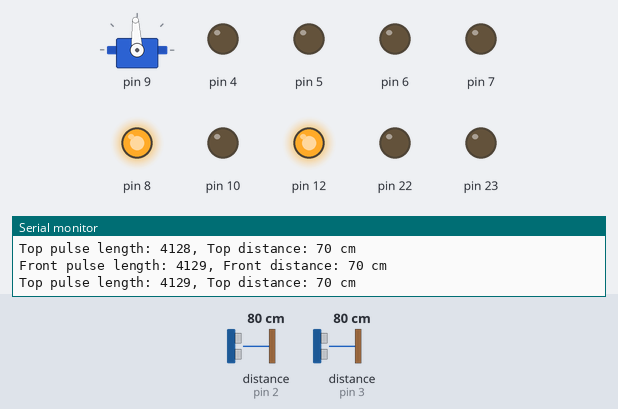
A sketch run on a simulated Arduino Uno, built with avr-gcc and run on an emulated ATmega328P. Shown: servo, output pins drawn as LEDs (lit = HIGH), the last lines printed to the serial monitor. Wiring (inferred from the names in the program): 2 × ultrasonic range finder: trigger pin 11, echo pin 2 / trigger pin 13, echo pin 3. The test bench sets the inputs (shaded band); at power-on: distance to the obstacle (sensors on pin 3, pin 2) 80 cm. The echo pulse lasts 58.3 µs per cm; servo pulses on a pin are drawn as a servo (544–2400 µs = 0–180°); pins used as bus, display or sensor lines are not drawn.

Above: at 0.9 s.
1.0 s: distance to the obstacle (sensor on pin 3) set to 15 cm
4.0 s: distance to the obstacle (sensor on pin 3) set to 11 cm
At 6.2 s:
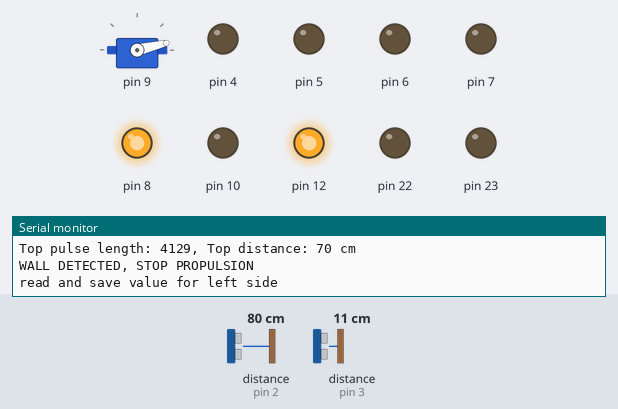
At 7.6 s:
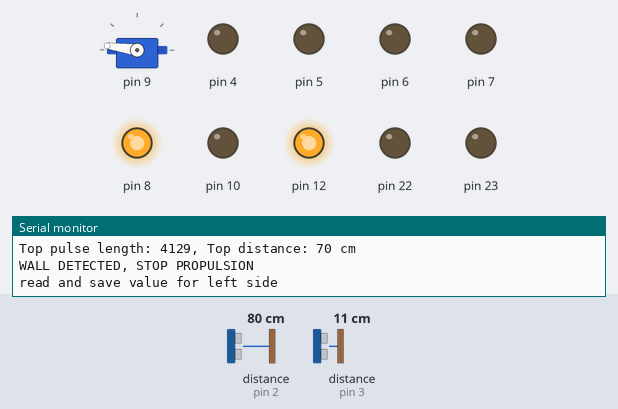
Timing chart, 0 to 13.0 s (numbered marks = the images above; inputs shaded):
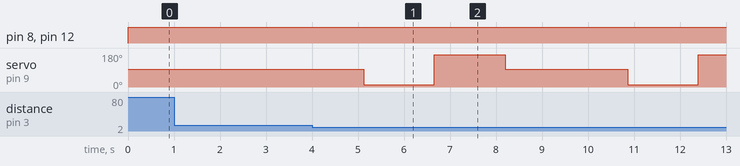

Measured:
- the behaviour switches between 13 and 12 cm on distance to the obstacle (sensor on pin 3) (found by bisection; images 0 and 1)
- after the input at 4.0 s, servo on pin 9: 93° → 13° after 1.1 s, → 172° 1.5 s later, → 93° 1.5 s later, → 13° 2.7 s later, … (5 changes in this stretch)

The sketch:

uss_with_motor.ino
```cpp
#include <avr/io.h>
#include "init_290.c"
#include <stdio.h>
#include <avr/delay.h>

//P13 ON BOARD
#define FRONT_TRIG_PIN PB5  // Trigger pin on PORTB; OC2A
#define FRONT_ECHO_PIN PD3  // Echo pin on PORTB; INT0

//P6 ON BOARD
#define TOP_TRIG_PIN PB3
#define TOP_ECHO_PIN PD2

//SERVO IS P9 ON BOARD

//VARIABLES~~~~~~~~~~~~~~~~~~~~~~~~~~~~~~~~~~~~~~~~~~~~~~~~~~~~~~~~~~~~~~~~~~~~~~~~~~~~~~~~~~~~~~~~~~~~~~~~~~~~~~~~~~~~~~~~~~~~~~~~~~~~~~~~~~~~~~~~~~~~~~~~~~~~~~~~~~~~~~~~~~~~~~~~~~~~~~~~~~~~~~~~~~~~~~~~~~~~~~~~~~~~~~~~~~~~~~~~~
static volatile long front_pulse, top_pulse;
static volatile long front_distance, top_distance;


//UART~~~~~~~~~~~~~~~~~~~~~~~~~~~~~~~~~~~~~~~~~~~~~~~~~~~~~~~~~~~~~~~~~~~~~~~~~~~~~~~~~~~~~~~~~~~~~~~~~~~~~~~~~~~~~~~~~~~~~~~~~~~~~~~~~~~~~~~~~~~~~~~~~~~~~~~~~~~~~~~~~~~~~~~~~~~~~~~~~~~~~~~~~~~~~~~~~~~~~~~~~~~~~~~~~~~~~~~~~

//UART start transmission function
void send_reading(char data) {
  while (!(UCSR0A & (1 << UDRE0))); // Wait until the buffer is empty
  UDR0 = data; // Send received char to UDR0 (Data register)
}

// send string to transmission function
void send_string(const char* str) { // send string to send function
  while (*str) { // while string not empty
    send_reading(*str++); //send string to send_Readin
  }
}

//USS~~~~~~~~~~~~~~~~~~~~~~~~~~~~~~~~~~~~~~~~~~~~~~~~~~~~~~~~~~~~~~~~~~~~~~~~~~~~~~~~~~~~~~~~~~~~~~~~~~~~~~~~~~~~
void USS_INIT(){
  //front USS
  DDRB |= (1 << FRONT_TRIG_PIN); // Set TRIG_PIN as output
  DDRD &= ~(1 << FRONT_ECHO_PIN); // Set ECHO_PIN as input

  //top USS
  DDRB |= (1 << TOP_TRIG_PIN); // Set TRIG_PIN as output
  DDRD &= ~(1 << TOP_ECHO_PIN); // Set ECHO_PIN as input
}


void trigger_sensor(int TRIG_PIN){ //TRIG_PIN is a variable in this case to use the same function twice
  PORTB &= ~(1 << TRIG_PIN);
  _delay_us(2);

  // Send a 10µs pulse to the trigger pin
  PORTB |= (1 << TRIG_PIN);
  _delay_us(10);
  PORTB &= ~(1 << TRIG_PIN);
}

long pulse_length(int ECHO_PIN) //ECHO_PIN is a variable in this case to use the same function twice
{
  long duration = 0;

  while (!(PIND & (1 << ECHO_PIN)));

  while (PIND & (1 << ECHO_PIN)) {
    duration++;
    _delay_us(0.05);

    if(duration == 40000){ //overflow at  686 cm idk you can change this, stops unnecessary waiting
      return duration;
    }
  }

  return duration;
}

uint32_t getDistance(long pulse){
  return ((pulse * 0.0343) / 2);
}

//MOTOR~~~~~~~~~~~~~~~~~~~~~~~~~~~~~~~~~~~~~~~~~~~~~~~~~~~~~~~~~~~~~~~~~~~~~~~~~~~~~~~~~~~~~~~~~~~~~~~~~~~~~~~~~~~~
void set_servo_position(int yaw){
    OCR1A = Servo_angle[yaw];
}

//MAIN CODE~~~~~~~~~~~~~~~~~~~~~~~~~~~~~~~~~~~~~~~~~~~~~~~~~~~~~~~~~~~~~~~~~~~~~~~~~~~~~~~~~~~~~~~~~~~~~~~~~~~~~~~~~~~~~~~~~~~~~~~~~~~~~~~~~~~~~~~~~~~~~~~~~~~~~~~~~~~~~~~~~~~~~~~~~~~~~~~~~~~~~~~~~~~~~~~~~~~~~~~~~~~~~~~~~~~~~~~~~
int main(void)
{
    gpio_init();
    USS_INIT(); //Initialize US sensor
    uart_init(9600); //Initialize Uart
    timer1_50Hz_init(0); //in init_290.c, initialize pwm for servo

    char buffer[128];
    snprintf(buffer, sizeof(buffer), "BOTH FANS ON\n\r");
    send_string(buffer);

    while (1) //constantly loops while the power is on
    {
      _delay_ms(5);
      //front ultrasonic sensor
      trigger_sensor(FRONT_TRIG_PIN); //sends pulse to the trigger
      front_pulse = pulse_length(FRONT_ECHO_PIN); //see how long the pulse takes to get to the echo
      front_distance = getDistance(front_pulse); //calculate the distance

      _delay_ms(5);
      //top ultrasonic sensor
      trigger_sensor(TOP_TRIG_PIN); //sends pulse to the trigger
      top_pulse = pulse_length(TOP_ECHO_PIN); //see how long the pulse takes to get to the echo
      top_distance = getDistance(top_pulse); //calculate the distance

      if(top_distance <= 40){ //first check if the top is detected since most important
        _delay_ms(500);
        snprintf(buffer, sizeof(buffer), "TOP BAR DETECTED, STOP ALL FANS\n\r");
        send_string(buffer);

        return 0;
      }
      else if(front_distance <= 10){ //second check the front if its in front of a wall
        _delay_ms(500); // delete after this is just to read
        snprintf(buffer, sizeof(buffer), "WALL DETECTED, STOP PROPULSION\n\r");
        send_string(buffer);

        //turn left
        _delay_ms(500); // delete after this is just to read
        set_servo_position(1); //turn servo all the way left
        _delay_ms(1000); //pause for sensor to get data?? dont know if we need yet
        snprintf(buffer, sizeof(buffer), "read and save value for left side\n\r");
        send_string(buffer);

        //turn right
        _delay_ms(500); // delete after this is just to read
        set_servo_position(254); //turn servo all the way left
        _delay_ms(1000);//pause for sensor to get data?? dont know if we need yet
        snprintf(buffer, sizeof(buffer), "read and save value for right side\n\r");
        send_string(buffer);


        //if statement to compare which is best
        _delay_ms(500); // delete after this is just to read
        set_servo_position(127); //return to middle
        _delay_ms(1000);//pause for sensor to get data?? dont know if we need yet
        snprintf(buffer, sizeof(buffer), "PROPULSION FAN BACK ON\n\r");
        send_string(buffer);

        _delay_ms(500); // delete after this is just to read
      }


      //THESE TWO PRINTS CAN BE DELETED FOR THE FINAL THING. JUST USED TO SEE WHAT HAPPENS WHEN TESTING~~~~~~~~~~~~~~~~~~~~~~~~~~~~~~~~~~~~~~~~~~~~~~~~~
      //sending data to terminal
      snprintf(buffer, sizeof(buffer), "Front pulse length: %ld, Front distance: %ld cm\n\r", front_pulse, front_distance);
      send_string(buffer);

      //sending data to terminal
      snprintf(buffer, sizeof(buffer), "Top pulse length: %ld, Top distance: %ld cm\n\r", top_pulse, top_distance);
      send_string(buffer);
      //~~~~~~~~~~~~~~~~~~~~~~~~~~~~~~~~~~~~~~~~~~~~~~~~~~~~~~~~~~~~~~~~~~~~~~~~~~~~~~~~~~~~~~~~~~~~~~~~~~~~~~~~~~~~~~~~~~~~~~~~~~~~~~~~~~~~~~~~~~~~~~~~
    }

    return 0; //end
}
```

init_290.c
```cpp
// For H/W version 3.10
// July 2022

#include "init_290.h"
#include <avr/interrupt.h>
#include <stdlib.h>

// Constant for Timer1 50 Hz PWM (ICR mode)
#define PWM_TOP 2500

// Converter of [0;255] range of x to [0,PWM_top] range for OCR of Timer1 (16 bit)
#define D1B(x) (uint16_t)(((x)*(uint32_t)(PWM_top))>>8)


// #define BAUD 57600UL
#ifndef F_CPU
#define F_CPU 16000000
#endif //F_CPU

#define BAUD 9600UL
#define UBRR ((F_CPU)/((BAUD)*(16UL))-1)

#define SCL_CLOCK 100000L

const uint16_t Servo_angle [256]={ //  +/-90 degrees
85,85,85,85,85,85,85,85,85,85,85,85,85,85,85,85, // 0...15
108,108,108,108,108,108,108,108,108,108,108,108,108,108,108,108, // 16...31 0.9ms pulse(108)
119,119,119,119,119,119,119,119,119,119,119,119,119,119,119,119, // 32...47
131,131,131,131,131,131,131,131,131,131,131,131,131,131,131,131, // 48...63
142,142,142,142,142,142,142,142,142,142,142,142,142,142,142,142, // 64...79
154,154,154,154,154,154,154,154,154,154,154,154,154,154,154,154, // 80...95
165,165,165,165,165,165,165,165,165,165,165,165,165,165,165,165, // 96...111
177,177,177,177,177,177,177,177,177,177,177,177,188,188,188,188, // center - 1.5ms pulse (188) 112...127
188,188,188,188,198,198,198,198,198,198,198,198,198,198,198,198, // 128...143
208,208,208,208,208,208,208,208,208,208,208,208,208,208,208,208, // 143...159
218,218,218,218,218,218,218,218,218,218,218,218,218,218,218,218, // 160...175
228,228,228,228,228,228,228,228,228,228,228,228,228,228,228,228, // 175...191
238,238,238,238,238,238,238,238,238,238,238,238,238,238,238,238, // 192...207
248,248,248,248,248,248,248,248,248,248,248,248,248,248,248,248, // 208...223
270,270,270,270,270,270,270,270,270,270,270,270,270,270,270,270, // 224...239
290,290,290,290,290,290,290,290,290,290,290,290,290,290,290,290  // 240...255
};


void gpio_init() {
  cli();
  DDRB = (~(1 << PB3) | (1 << PB2) | (1 << PB1)); // PB3-PB1 are set as outputs for PWM
  PORTB=((1<<PB5)|(1<<PB4)|(1<<PB3)|(1<<PB0)); //enablet pull-up resistors on PB5, PB4 and PB0; PB3-HI (D3 OFF), PB2 and PB1 are set to LOW

  DDRC=0; // all pins are inputs. Not really needed as 0 is default value.
  PORTC=((1<<PC4)|(1<<PC4)); // temporary pulling up TWI pins. The pins' function will be overriden once TWI is enabled.
  DIDR0=((1<<PC3)|(1<<PC2)|(1<<PC1)|(1<<PC0)); // disable digital inputs on analog pins.


  DDRD=(1<<PD7)| (1<<PD2) /*Echo pin output*/|(1<<PD6)|(1<<PD5)|(1<<PD4)|(1<<PD1); //Set PD1 (TX) and PD7-PD4 (power control) as outputs.
  PORTD=((1<<PD1)|(1<<PD3)); // Set PD1(TX) to HIGH (idle) and enable pull-ups on PD3 and PD2.
  sei();
} //end gpio_init


void uart_tx_init() {
  UBRR0H = (uint8_t)((UBRR)>>8); // Set the UART speed as defined by UBRR
  UBRR0L = (uint8_t)UBRR;
  UCSR0B|=(1<<TXCIE0)|(1<<TXEN0); //(1<<UDRIE0) Enable TX and TX IRQ.
  UCSR0C=(3<<UCSZ00); // Asynchronous UART, 8-N-1
}// end UART init

void uart_init(unsigned int baud) { // TX and RX init with IRQ
  unsigned int ubrr = F_CPU / 16 / baud - 1;
    UBRR0H = (unsigned char)(ubrr >> 8);
    UBRR0L = (unsigned char)ubrr;
    UCSR0B = (1 << RXEN0) | (1 << TXEN0); // Enable receiver and transmitter
    UCSR0C = (1 << UCSZ01) | (1 << UCSZ00); // 8 data bits, 1 stop bit
}// end UART init


// ======= PWM0 and PWM1 control (16-bit timer1) ===================
void timer1_50Hz_init(uint8_t en_IRQ) { //en_IRQ eanbles
  TCCR1A|=(1<<COM1A1)|(1<<COM1B1); // non-inv PWM on channels A and B
  TCCR1B|=(1<<WGM13);  //PWM, Phase and Frequency Correct. TOP=ICR1.
  ICR1=PWM_TOP; //50Hz PWM
  OCR1A=Servo_angle[127];
  OCR1B=0;
  TCCR1B|=((1<<CS11)|(1<<CS10)); //timer prescaler
  if (en_IRQ) TIMSK1|=(1<<ICIE1); // enable Input Capture Interrupt. NOTE: the ISR MUST be defined!!!
}


void timer0_init () {
// ======= PWM2 and D4 control (8-bit timer0) ===================
  TCCR0A|=(1<<COM0A1)|(1<<COM0B1); //Clear on Compare Match when up-counting. Set on Compare Match when down-counting.
  TCCR0A|=(1<<WGM00);  //PWM, Phase Correct
  OCR0A=0;
  OCR0B=0;
  TCCR0B|=((1<<CS01)|(1<<CS00));
}


void adc_init (uint8_t channel, uint8_t en_IRQ) {
// ADC init
  ADMUX = ((1<<ADLAR)|(channel&0x0F)); // "left-aligned" result for easy 8-bit reading.
  ADMUX |= (1<<REFS0);				// AVcc as Aref |(1<<REFS0)
  					// Sets ADC to the specified channel. Can be changed later.
  ADCSRA=(1<<ADEN);
  if (en_IRQ) ADCSRA|=(1<<ADIE); // enable ADC Complete Interrupt. NOTE: the ISR MUST be defined!!!
  ADCSRA|=(1<<ADPS0)|(1<<ADPS1)|(1<<ADPS2); // ADC clock prescaler
  ADCSRA|=(1<<ADATE); // Continuosly running mode
  ADCSRA|=(1<<ADSC); // Start ADC
}

void twi_init(){
// TWI init
TWSR=0; // no prescaler
TWBR=(uint8_t)(((F_CPU/SCL_CLOCK)-16)>>1);  //setting SCL; must be >10 for stable operation
}
```

init_290.h
```cpp
#include <avr/io.h>
#include <avr/interrupt.h>
#include <stdlib.h>

// Constant for Timer1 50 Hz PWM (ICR mode)
#define PWM_TOP 2500

void gpio_init();
void uart_tx_init();
void uart_init();
void timer1_50Hz_init (uint8_t en_IRQ);
void timer0_init ();
void adc_init (uint8_t channel, uint8_t en_IRQ);
void twi_init();
```
